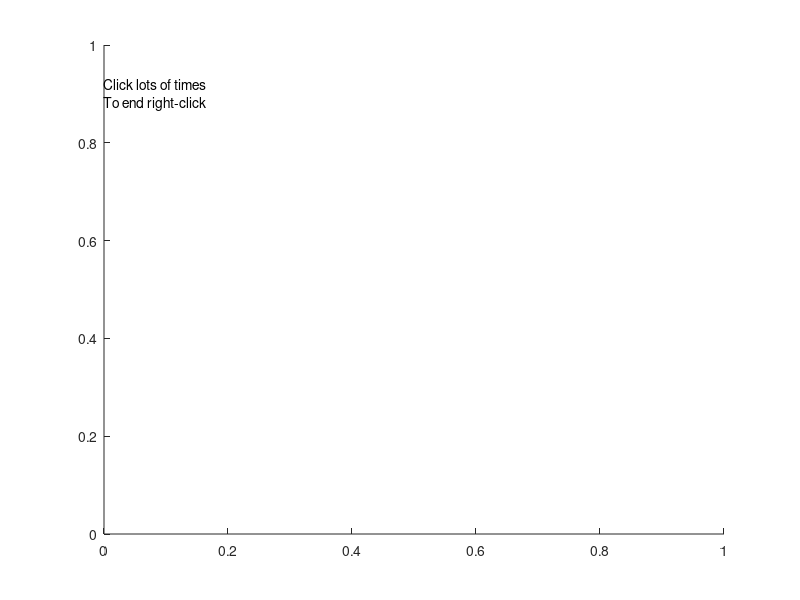

MATLAB code for this plot: (Note: this script raises an error after producing the figure.)
clicknum=0;button=1;	% ginput_example.m
figure(1);clf;
h=text(0,0.9,{'Click lots of times','To end right-click'})
while(button==1)
   clicknum=clicknum+1;
   [x,y,button]=ginput(1);
   text(x,y,['.',int2str(clicknum)]);
end;
title( 'Connect the dots')
delete(h)

